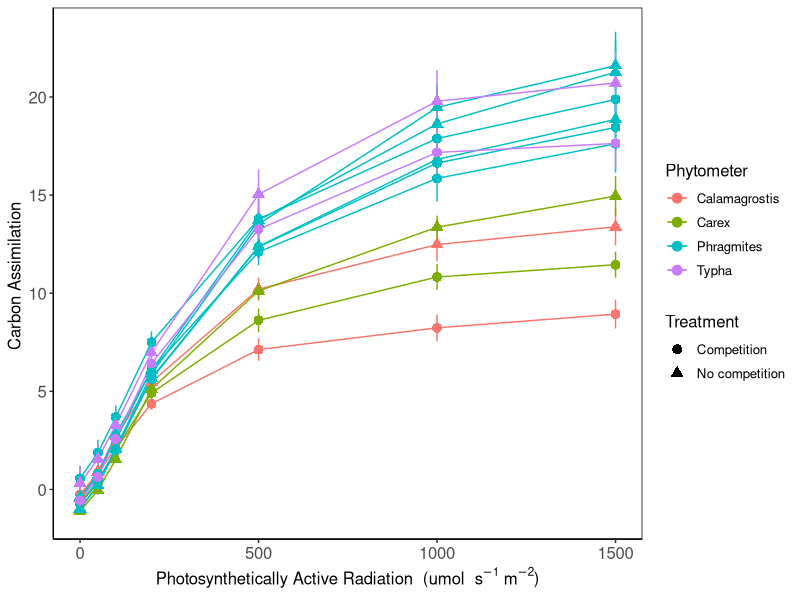
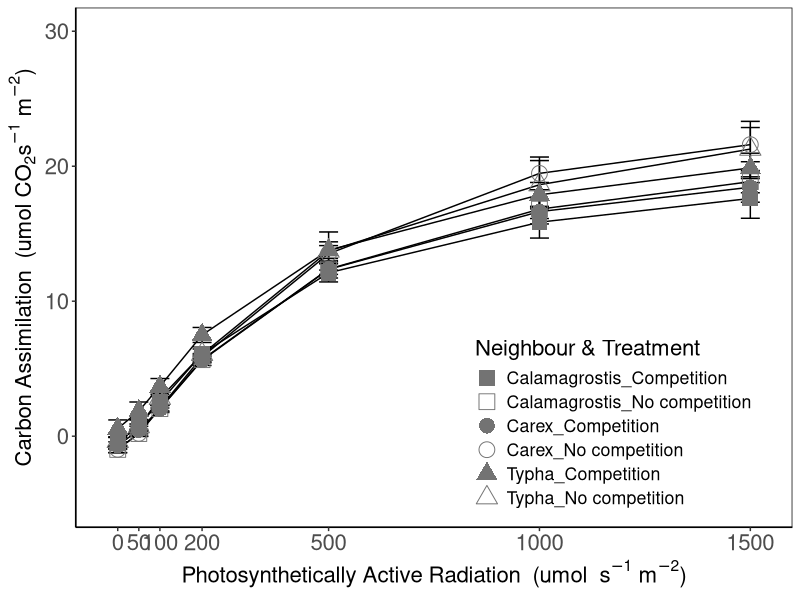
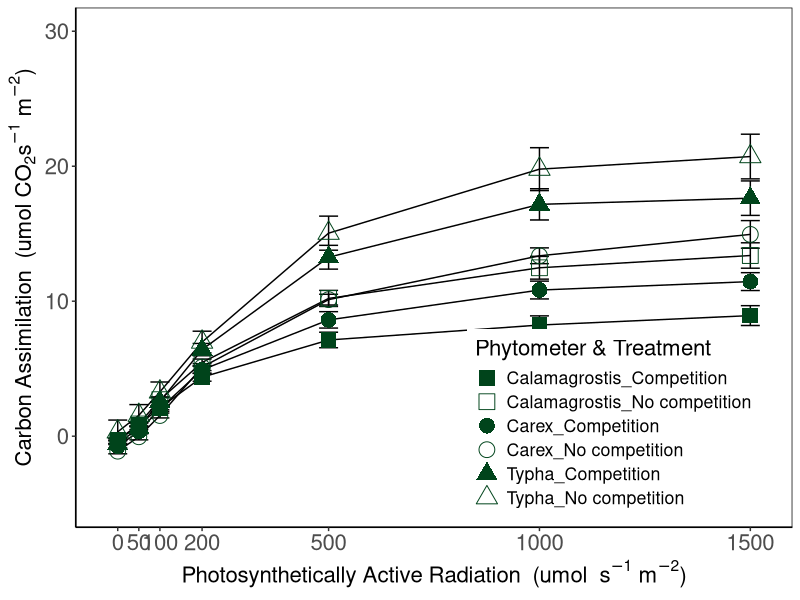
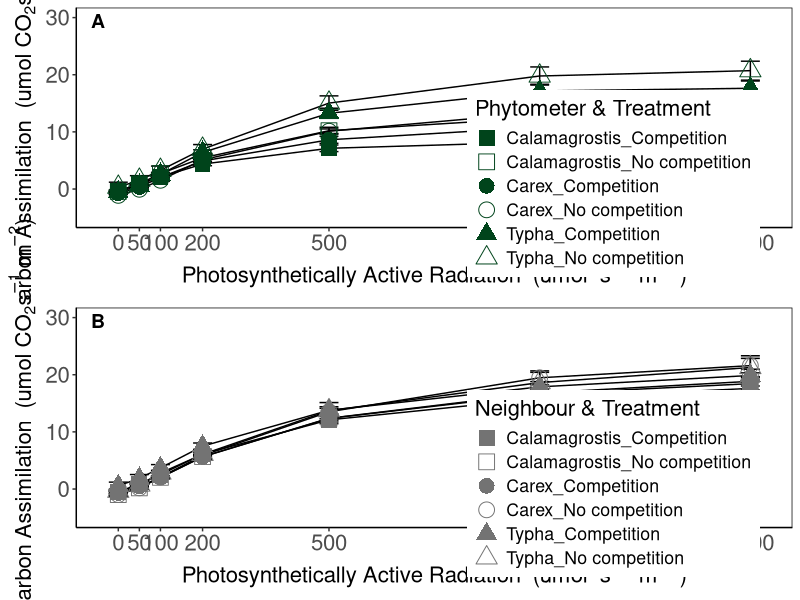
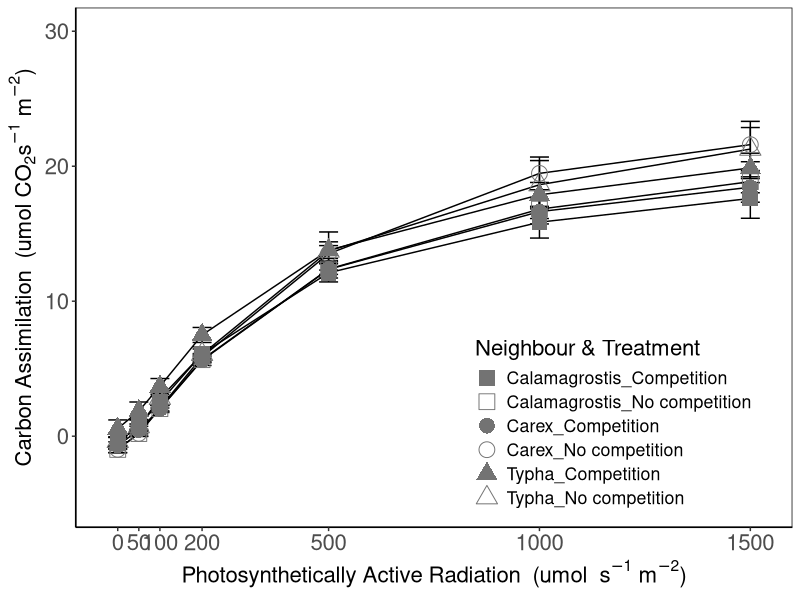
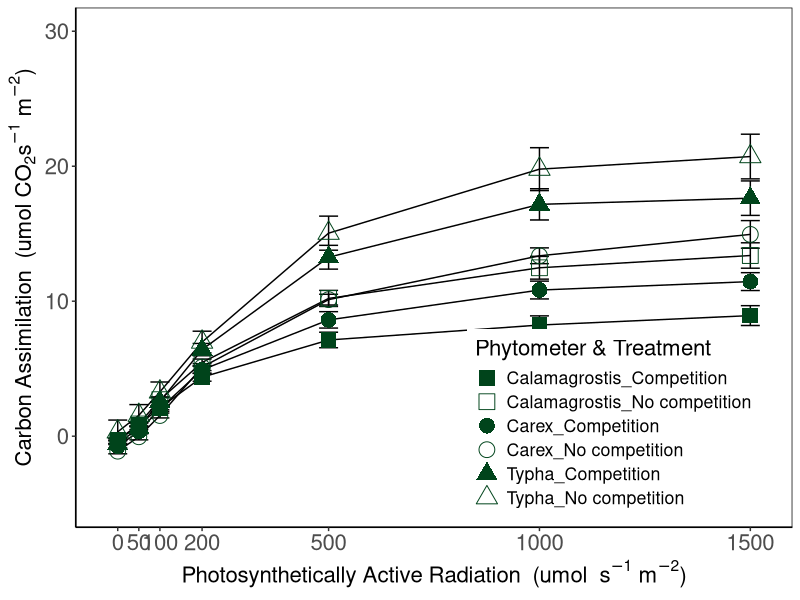
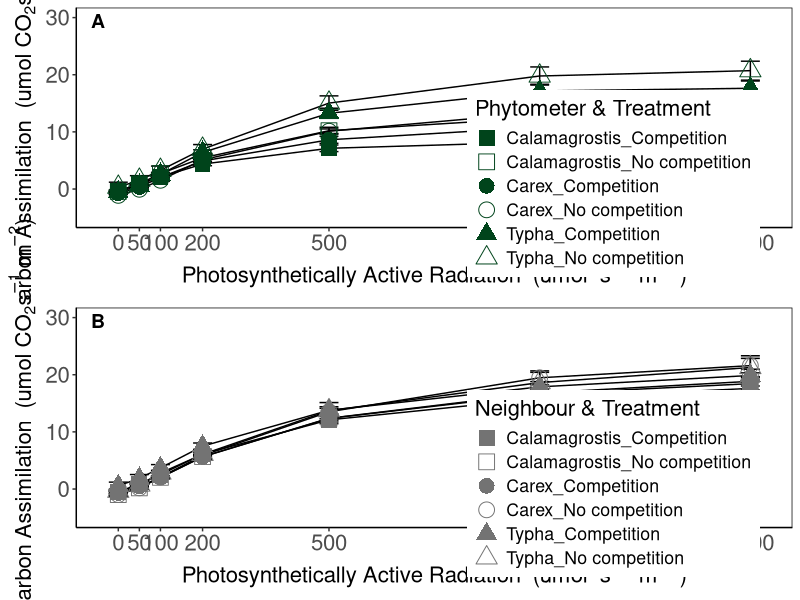

Write the R code that produced these figures, in order.
library(tidyverse)
library(ggpubr)

ciras.17 <- read.csv("Data/CIRAS_long_2017.csv")

ciras.16 <- read.csv("Data/CIRAS_2016.csv") 


#### 2016 data play around #####

ciras.16 <- ciras.16 %>% 
  unite("spp_trt", Phytometer, Treatment, remove = FALSE)

ciras.16$light <- as.factor(ciras.16$light)
str(ciras.16)

ciras.17 <- ciras.17 %>% 
  unite("spp_trt", Phytometer, Treatment, remove = FALSE)

ciras.17$light <- as.factor(ciras.17$light)
str(ciras.17)


ciras <- full_join(ciras.16, ciras.17)
ciras <- ciras[,1:10]


sum <- ciras %>% group_by(spp_trt, light) %>% 
  summarise(avg = mean(carbon),
            sd = sd(carbon),
            N = length(carbon),
            str = (sd/(sqrt(N))))

ciras.sum <- read.csv("Data/CIRAS_summary.csv")
colnames(ciras.sum)


ggplot(ciras.sum, aes(x = light, y = avg, color = Phytometer,
                      shape = Treatment,
                      group = spp_trt)) +
  geom_errorbar(aes(ymin = avg - str, ymax = avg + str), width = 0.1) +
  geom_line() +
  geom_point(size = 3) +
  theme_classic() +
  labs(y = "Carbon Assimilation ",
       x = expression(paste("Photosynthetically Active Radiation"," ", " (", "umol  ",  s^-1, " ", m^-2, sep=")"))) + 
  #scale_color_manual(values = c("#9ebcda","#8856a7")) +
  theme(panel.border = element_rect(fill = NA)) +
  theme(text = element_text(size = 12),
        axis.text.x = element_text(size = 12),
        axis.text.y = element_text(size = 12))



ciras.phrag <- ciras.sum %>% filter(Phytometer == "Phragmites")

ciras.phrag <- ciras.phrag %>% 
  unite("neigh_trt", Neighbour, Treatment, remove = FALSE)


phr.ciras <- ggplot(ciras.phrag, aes(x = light, y = avg,
                      shape = neigh_trt,
                      group = neigh_trt)) +
  geom_errorbar(aes(ymin = avg - str, ymax = avg + str)) +
  geom_line() +
  geom_point(colour = "#737373", size = 5) +
  theme_classic() +
  labs(y = expression(paste("Carbon Assimilation"," ", " (", "umol CO"[2],  s^-1, " ", m^-2, sep=")")),
       x = expression(paste("Photosynthetically Active Radiation"," ", " (", "umol  ",  s^-1, " ", m^-2, sep=")"))) + 
  scale_shape_manual(values = c(15, 0, 16, 1, 17, 2)) +
  theme(panel.border = element_rect(fill = NA)) +
  theme(text = element_text(size = 16),
        axis.text.x = element_text(size = 16),
        axis.text.y = element_text(size = 16)) +
  ylim(-5, 30) +
  scale_x_continuous(breaks=c(0, 50, 100, 200, 500, 1000, 1500)) +
  labs(shape = "Neighbour & Treatment") +
  theme(legend.position = c(0.75, 0.2))


phr.ciras

ggsave("Figures/phrag_CIRAS.TIFF", phr.ciras,
       width = 14, height = 6.8, units = "in",
       dpi = 300)


target <- c("Carex", "Calamagrostis", "Typha")

ciras.res <- ciras.sum %>% filter(Phytometer %in% target)


ciras.res <- ciras.res %>% 
  unite("phy_trt", Phytometer, Treatment, remove = FALSE)

res.ciras <- ggplot(ciras.res, aes(x = light, y = avg,
                        shape = phy_trt,
                        group = phy_trt)) +
  geom_errorbar(aes(ymin = avg - str, ymax = avg + str)) +
  geom_line() +
  geom_point(colour = "#00441b", size = 5) +
  theme_classic() +
  labs(y = expression(paste("Carbon Assimilation"," ", " (", "umol CO"[2],  s^-1, " ", m^-2, sep=")")),
       x = expression(paste("Photosynthetically Active Radiation"," ", " (", "umol  ",  s^-1, " ", m^-2, sep=")"))) + 
  scale_color_manual(values = c("#1b7837","#4d9221", "#01665e")) +
  scale_shape_manual(values = c(15, 0, 16, 1, 17, 2)) +
  theme(panel.border = element_rect(fill = NA)) +
  theme(text = element_text(size = 16),
        axis.text.x = element_text(size = 16),
        axis.text.y = element_text(size = 16)) +
  ylim(-5, 30) +
  labs(shape = "Phytometer & Treatment") +
  scale_x_continuous(breaks=c(0, 50, 100, 200, 500, 1000, 1500)) +
  theme(legend.position = c(0.75, 0.2)) 
  
res.ciras

ggsave("Figures/res_CIRAS.TIFF", res.ciras,
       width = 14, height = 6.8, units = "in",
       dpi = 300)


panel <- ggarrange(res.ciras, phr.ciras,
                   labels = "AUTO",
                   hjust = c(-6.5, -6.5),
                   vjust = 2,
                   ncol = 1,
                   nrow = 2)

panel


ggsave("Figures/pane_CIRAS.TIFF", panel,
       width = 25, height = 6.74, units = "in",
       dpi = 300)
# size 17.8 x 6.74 in
